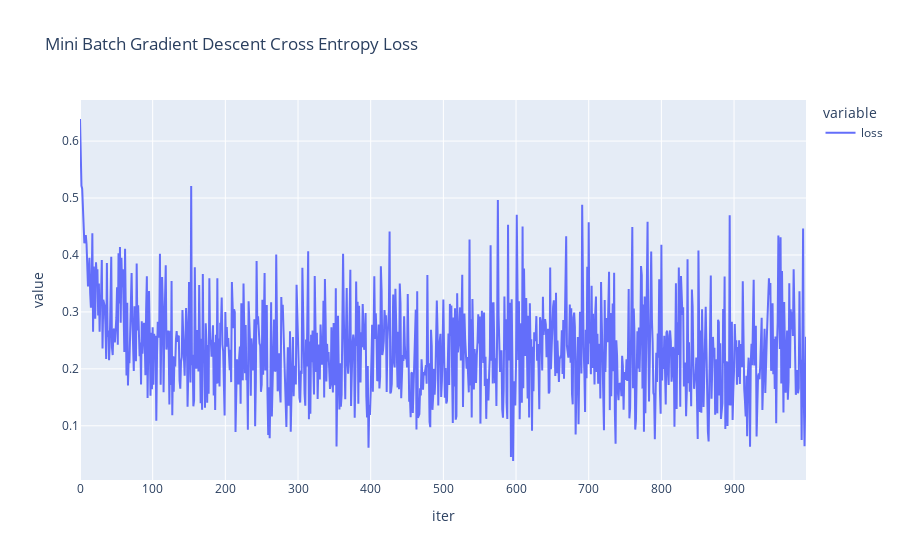

The cell this chart's notebook holds for it:
### Code cell
import plotly.express as px
import pandas as pd


px.line(pd.DataFrame({"loss": m.losses}).rename_axis("iter"), title="Mini Batch Gradient Descent Cross Entropy Loss")

### Figure 1 — Plotly figure (JSON) as saved in the notebook; plotly's stock layout.template omitted (floating-point values rounded to 4 significant figures; data arrays with more than 128 entries replaced by an {"elided": "..."} marker saying what was removed)
{"data": [{"hovertemplate": "variable=loss<br>iter=%{x}<br>value=%{y}<extra></extra>", "legendgroup": "loss", "line": {"color": "#636efa", "dash": "solid"}, "marker": {"symbol": "circle"}, "mode": "lines", "name": "loss", "orientation": "v", "showlegend": true, "type": "scatter", "x": {"elided": "1000 int values"}, "xaxis": "x", "y": {"elided": "1000 float values"}, "yaxis": "y"}], "layout": {"legend": {"title": {"text": "variable"}, "tracegroupgap": 0}, "title": {"text": "Mini Batch Gradient Descent Cross Entropy Loss"}, "xaxis": {"anchor": "y", "domain": [0, 1], "title": {"text": "iter"}}, "yaxis": {"anchor": "x", "domain": [0, 1], "title": {"text": "value"}}}}
